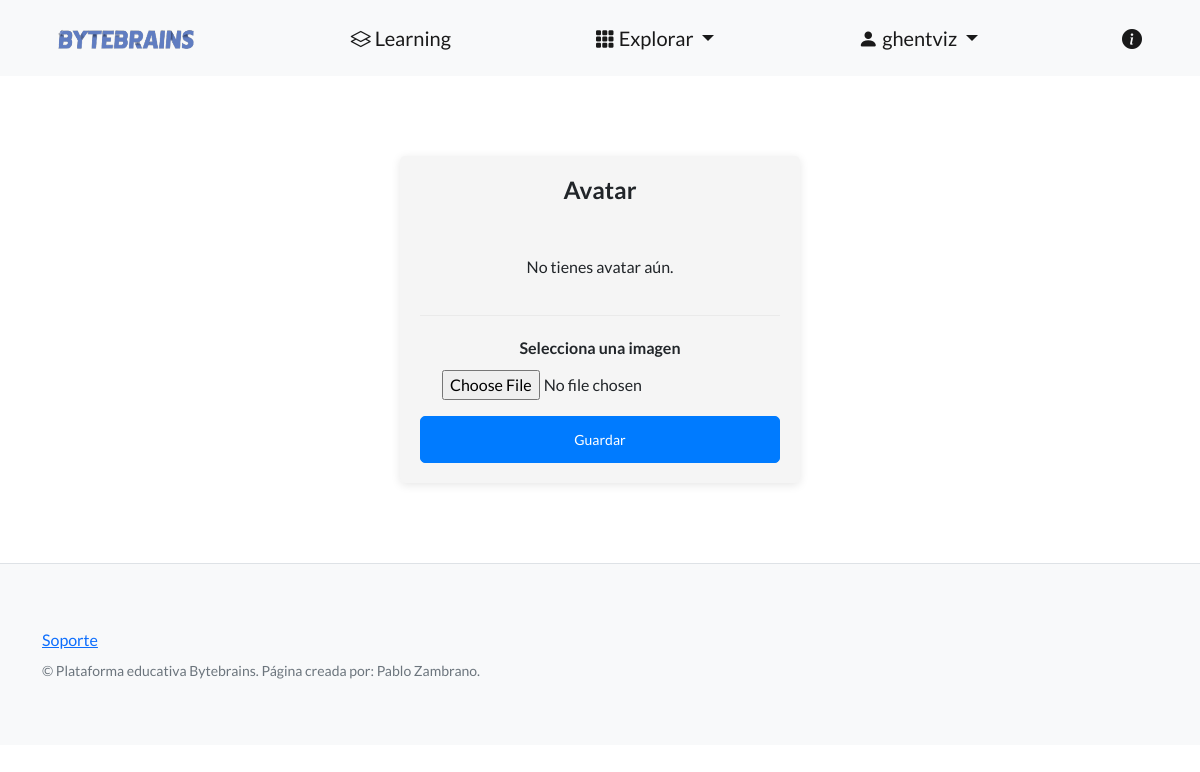
The page /perfiles/agregar-avatar/ (signed in) on the database as committed earlier.
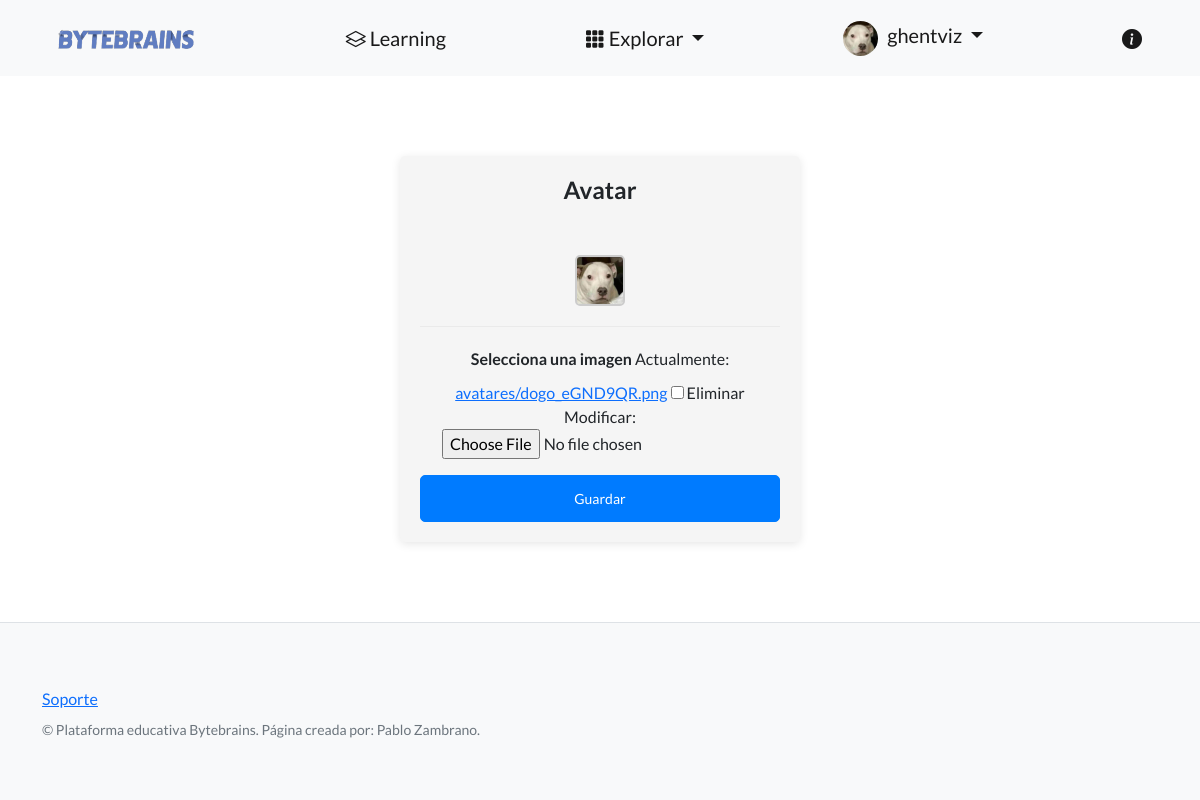
The same page on the database as committed later.
### perfiles/models.py (models this page shows, shortened)
class Avatar(models.Model):
    user = models.OneToOneField(User, on_delete=models.CASCADE, null=True)
    imagen = models.ImageField(upload_to='avatares', null=True, blank=True)

### perfiles/views.py (the view)
# urls.py: path('agregar-avatar/', agregar_avatar, name="avatar"),
def agregar_avatar(request):
    try:
        avatar = Avatar.objects.get(user=request.user)
    except Avatar.DoesNotExist:
        avatar = Avatar(user=request.user)
    if request.method == "POST":
        formulario = AvatarFormulario(request.POST, request.FILES, instance=avatar)
        if formulario.is_valid():
            avatar = formulario.save(commit=False)
            avatar.save()
            url_exitosa = reverse('inicio')
            return redirect(url_exitosa)
    else:
        formulario = AvatarFormulario(instance=avatar)
    return render(
        request=request,
        template_name="perfiles/formulario_avatar.html",
        context={'form': formulario},
    )

### perfiles/forms.py
class AvatarFormulario(forms.ModelForm):
   class Meta:
       model = Avatar
       fields = ['imagen']

### perfiles/templates/perfiles/formulario_avatar.html (shortened to what this page needs)
{% extends "control_estudios/base.html" %}
{% block contenido %}
<div class="container">
  <div class="row justify-content-center">
    <div class="col-lg-6">
      <div class="card avatar-form">
        <h3 class="card-title">Avatar</h3>
        <div class="image-preview">
          {% if form.instance.imagen %}
            <img src="{{ form.instance.imagen.url }}" alt="Avatar">
          {% else %}
            <p>No tienes avatar aún.</p>
          {% endif %}
        </div>
        <hr>
        <form method="post" enctype="multipart/form-data">
          <div class="mb-3">
            <label for="{{ form.imagen.id_for_label }}" class="form-label">Selecciona una imagen</label>
            {{ form.imagen }}
          </div>
          <button type="submit" class="btn btn-primary btn-sm">
            Guardar
          </button>
        </form>
      </div>
    </div>
  </div>
</div>
{% endblock contenido %}

### control_estudios/templates/control_estudios/base.html (shortened to what this page needs)
{% load static %}
<!DOCTYPE html>
<html lang="en">
<head>
    <link href="https://cdn.jsdelivr.net/npm/bootstrap-icons@1.5.0/font/bootstrap-icons.css" rel="stylesheet"
        type="text/css" />
    <link href="{% static 'css/styles.css' %}" rel="stylesheet" />
</head>
<body>
    <nav class="navbar navbar-light bg-light static-top">
        <div class="container">
            <a class="navbar-brand logo-link" href="{% url 'inicio'%}">
                <img class="logo" src="{% static 'logo.png' %}" alt="Logo de la página" />
            </a>
            <a class="navbar-brand learning-link" href="{%url 'lista_posts'%}">
                <i class="bi bi-layers"></i>
                Learning
            </a>
            <div class="dropdown" id="plataformaDropdown">
                <a class="navbar-brand dropdown-toggle" href="#" role="button" data-bs-toggle="dropdown"
                    aria-expanded="false">
                    <i class="bi bi-grid-3x3-gap-fill"></i>
                    Explorar
                </a>
            </div>
            <div class="dropdown" onmouseenter="showDropdown()" onmouseleave="hideDropdown()">
                <a class="navbar-brand dropdown-toggle" href="#" role="button" id="usuarioDropdown" data-bs-toggle="dropdown"
                    aria-expanded="false">
                    {% if user.is_authenticated %}
                        {% if user.avatar %}
                            {% if user.avatar.imagen %}
                            <img src="{{ user.avatar.imagen.url }}" style="width: 35px; height: 35px; border-radius: 50%; margin-right: 5px;">
                            {% else %}
                                <i class="bi bi-person-fill"></i>
                            {% endif %}
                        {% else %}
                            <i class="bi bi-person-fill"></i>
                        {% endif %}
                        {{ user.username }}
                    {% else %}
                    <i class="bi bi-person-fill"></i> Gestionar usuario
                    {% endif %}
                </a>
            </div>
            <a class="navbar-brand about-link" href="{% url 'about' %}">
                <i class="bi bi-info-circle-fill"></i>
            </a>
        </div>
    </nav>
    <section style="padding: 80px 50px;">
        {% block contenido %}
        {% endblock contenido %}
    </section>
    <footer class="footer">
        <div class="container">
            <div class="row">
                <div class="col-lg-6 h-100 text-center text-lg-start my-auto">
                    <ul class="list-inline mb-2">
                        <li class="list-inline-item"><a
                                href="https://docs.google.com/forms/d/e/1FAIpQLSdrpu41T0OnxFOVRi3Zn0Obj1P5-a_17yXlUdo7N0pcVgMJ1Q/viewform?usp=sf_link">Soporte</a>
                        </li>
                    </ul>
                    <p class="text-muted small mb-4 mb-lg-0">&copy; Plataforma educativa Bytebrains. Página creada por:
                        Pablo Zambrano.</p>
                </div>
            </div>
        </div>
    </footer>
</body>
</html>

Rows that differ between the two databases and show on the page:
added Avatar: instance.imagen (picture)
Other text that changed with them:
form field imagen: (not shown) → "☐"
text no longer shown: "No tienes avatar aún."
text now shown: "Actualmente: avatares/dogo_eGND9QR.png Eliminar Modificar:"
